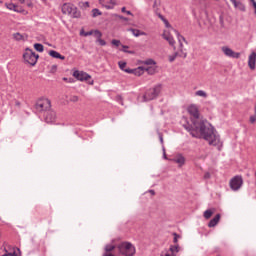
#> input picture brain.png, 256 x 256 px, found by its file name
$ jupyter execute --allow-errors noise_filter1.ipynb
#> lines starting #> are read from the running program, lines starting #| are printed output that depends on the picture
[cell 1]
import cv2
import numpy as np
from matplotlib import pyplot as plt

img = cv2.imread('/home/kmit/Dropbox/Devi_DropBox/Devika/kmit/BMI_Course/classes_code/brain.png')
#> img is the input picture: shape (256, 256, 3); mean B, G, R 184.7, 158.6, 215.1

blur = cv2.blur(img,(5,5))
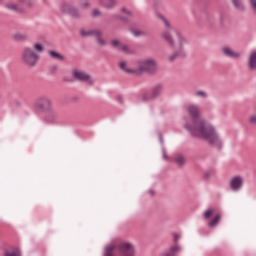
#> blur: shape (256, 256, 3); mean B, G, R 184.7, 158.7, 215.1

plt.subplot(121),plt.imshow(img),plt.title('Original')
plt.xticks([]), plt.yticks([])
plt.subplot(122),plt.imshow(blur),plt.title('Blurred')
plt.xticks([]), plt.yticks([])
plt.show()
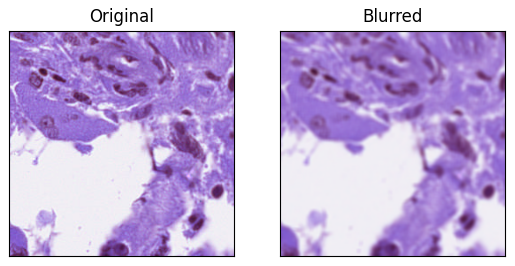
#> figure drawn by matplotlib, 2 panels; B, G, R data is drawn as R, G, B

[cell 2]
import cv2
import numpy as np
from matplotlib import pyplot as plt

img1 = cv2.imread('/home/kmit/Downloads/images/medical_noise.jpeg')

#> (the rest of this cell did not finish here and is left out)

[cell 3]
import cv2
import numpy as np
from matplotlib import pyplot as plt

img = cv2.imread('/home/kmit/Dropbox/Devi_DropBox/Devika/kmit/BMI_Course/classes_code/brain.png')

blur = cv2.GaussianBlur(img,(5,5),0)

plt.subplot(121),plt.imshow(img),plt.title('Original')
plt.xticks([]), plt.yticks([])
plt.subplot(122),plt.imshow(blur),plt.title('Blurred')
plt.xticks([]), plt.yticks([])
plt.show()
#> figure, not shown here; B, G, R data is drawn as R, G, B

[cell 4]
import cv2
import numpy as np
from matplotlib import pyplot as plt

#img = cv2.imread('/home/kmit/Dropbox/Devi_DropBox/Devika/kmit/BMI_Course/classes_code/brain.png')

#> (the rest of this cell did not finish here and is left out)

[cell 5]
import cv2
import numpy as np
from matplotlib import pyplot as plt

img = cv2.imread('/home/kmit/Dropbox/Devi_DropBox/Devika/kmit/BMI_Course/classes_code/brain.png')

median = cv2.medianBlur(img,5)

plt.subplot(121),plt.imshow(img),plt.title('Original')
plt.xticks([]), plt.yticks([])
plt.subplot(122),plt.imshow(median),plt.title('Blurred')
plt.xticks([]), plt.yticks([])
plt.show()
#> figure, not shown here; B, G, R data is drawn as R, G, B
